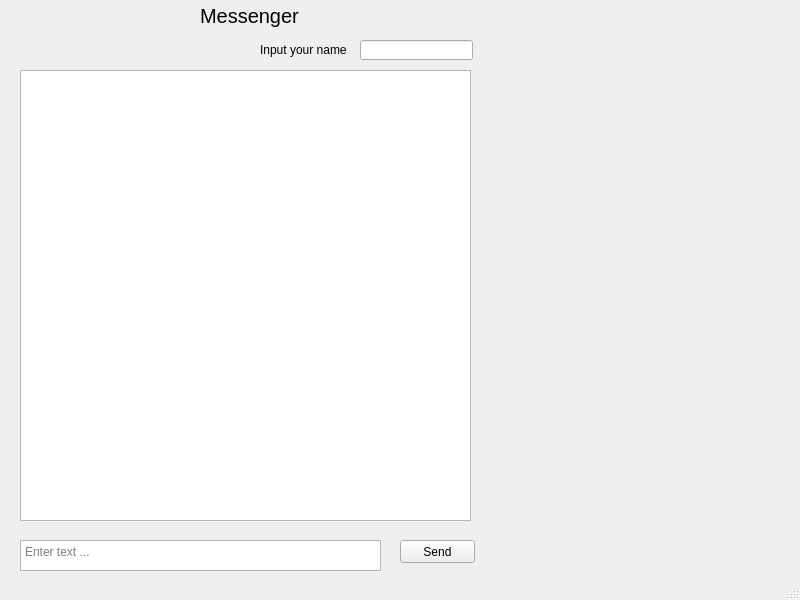
<?xml version="1.0" encoding="UTF-8"?>
<ui version="4.0">
 <class>MainWindow</class>
 <widget class="QMainWindow" name="MainWindow">
  <property name="geometry">
   <rect>
    <x>0</x>
    <y>0</y>
    <width>800</width>
    <height>600</height>
   </rect>
  </property>
  <property name="windowTitle">
   <string>Messenger</string>
  </property>
  <widget class="QWidget" name="centralwidget">
   <widget class="QLabel" name="label">
    <property name="geometry">
     <rect>
      <x>200</x>
      <y>0</y>
      <width>101</width>
      <height>31</height>
     </rect>
    </property>
    <property name="font">
     <font>
      <pointsize>15</pointsize>
     </font>
    </property>
    <property name="text">
     <string>Messenger</string>
    </property>
   </widget>
   <widget class="QTextEdit" name="textEdit">
    <property name="geometry">
     <rect>
      <x>20</x>
      <y>540</y>
      <width>361</width>
      <height>31</height>
     </rect>
    </property>
    <property name="placeholderText">
     <string>Enter text ...</string>
    </property>
   </widget>
   <widget class="QPushButton" name="pushButton">
    <property name="geometry">
     <rect>
      <x>400</x>
      <y>540</y>
      <width>75</width>
      <height>23</height>
     </rect>
    </property>
    <property name="text">
     <string>Send</string>
    </property>
   </widget>
   <widget class="QTextBrowser" name="textBrowser">
    <property name="geometry">
     <rect>
      <x>20</x>
      <y>70</y>
      <width>451</width>
      <height>451</height>
     </rect>
    </property>
   </widget>
   <widget class="QLineEdit" name="lineEdit">
    <property name="geometry">
     <rect>
      <x>360</x>
      <y>40</y>
      <width>113</width>
      <height>20</height>
     </rect>
    </property>
   </widget>
   <widget class="QLabel" name="label_2">
    <property name="geometry">
     <rect>
      <x>260</x>
      <y>40</y>
      <width>91</width>
      <height>20</height>
     </rect>
    </property>
    <property name="font">
     <font>
      <pointsize>9</pointsize>
     </font>
    </property>
    <property name="text">
     <string>Input your name</string>
    </property>
   </widget>
  </widget>
  <widget class="QStatusBar" name="statusbar"/>
 </widget>
 <resources/>
 <connections/>
</ui>
